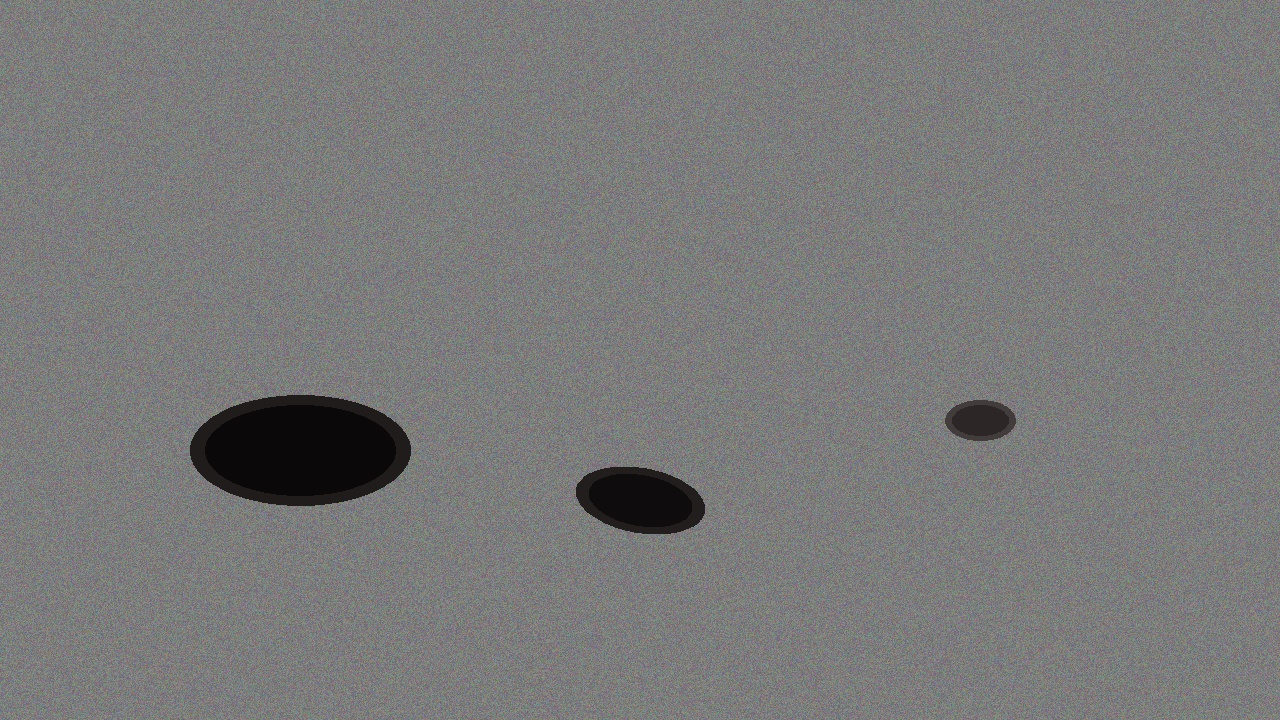
#> input picture data/samples/multi_potholes.jpg, 1280 x 720 px
$ python -i preprocessing.py   (imports and definitions only)
#> lines starting #> are read from the running program, lines starting #| are printed output that depends on the picture
### config.py
"""
Configuration module for Road Pothole Detection and Severity Analysis System.
Contains all configuration constants, paths, and settings.
"""

import os

# ============================================================
# Device Detection
# ============================================================

def _torch_usable():
    """Return True only if torch is installed AND its native libs load.

    The probe runs in a subprocess because a broken torch install can raise
    beyond ImportError/OSError (segfault / access violation), which would
    otherwise crash this interpreter during a plain `import torch`.
    """
    try:
        from importlib import metadata as _metadata
        _metadata.version("torch")
    except Exception:
        return False
    try:
        import subprocess as _sp
        import sys as _sys
        r = _sp.run(
            [_sys.executable, "-c",
             "import torch; "
             "assert hasattr(torch, 'cuda'); "
             "torch.cuda.is_available()"],
            capture_output=True, timeout=120,
        )
        return r.returncode == 0
    except Exception:
        return False


try:
    _TORCH_OK = _torch_usable()
except Exception:
    _TORCH_OK = False

if _TORCH_OK:
    import torch

    DEFAULT_DEVICE = "cuda" if torch.cuda.is_available() else "cpu"
    TORCH_AVAILABLE = True
else:
    TORCH_AVAILABLE = False
    DEFAULT_DEVICE = "cpu"

# ============================================================
# Project Paths
# ============================================================
PROJECT_ROOT = os.path.dirname(os.path.abspath(__file__))

# Data directories
DATA_DIR = os.path.join(PROJECT_ROOT, "data")
MODELS_DIR = os.path.join(DATA_DIR, "models")
SAMPLES_DIR = os.path.join(DATA_DIR, "samples")
UPLOADS_DIR = os.path.join(PROJECT_ROOT, "frontend", "uploads")

# Model paths
YOLO_MODEL_PATH = os.path.join(MODELS_DIR, "best.pt")
MIDAS_MODEL_PATH = os.path.join(MODELS_DIR, "midas")

# Detection backend mode. When True (default), the pipeline falls back to the
# classical image-processing detector (src/classical_detector.py) on machines
# where PyTorch/Ultralytics cannot be installed - for example sandboxed VMs
# where the torch native DLLs cannot initialize. When False, missing torch
# raises ImportError instead.
ALLOW_CLASSICAL_FALLBACK = True

# ============================================================
# Detection Settings
# ============================================================
# YOLO detection thresholds
CONFIDENCE_THRESHOLD = 0.4      # Minimum confidence for detection
IOU_THRESHOLD = 0.45            # NMS threshold
IMAGE_SIZE = 640                # Input image size for YOLO

# Classes to detect (0 = pothole in our trained model)
CLASS_NAMES = {0: "Pothole"}

# ============================================================
# Image Processing Settings
# ============================================================
# Camera calibration parameters (for size estimation)
# These should be calibrated based on your camera setup
CAMERA_HEIGHT_CM = 80           # Height of camera from ground (cm)
FOCAL_LENGTH_PIXELS = 800       # Focal length in pixels
SENSOR_WIDTH_MM = 36            # Sensor width in mm
REFERENCE_OBJECT_SIZE_CM = 30   # Known reference (e.g., road marking width in cm)

# Baseline pixel-to-cm scale used when no reference object is supplied.
# Assumes a 640 px wide image of a pothole captured from ~1-1.5 m away,
# covering roughly 220 cm of ground (~0.35 cm per pixel).
#
# WARNING: This is an ESTIMATE ONLY. Real-world accuracy requires
# calibration with a reference object of known size. Adjust this value
# for your specific camera setup and mounting height.
PIXEL_TO_CM_BASELINE = 0.35

# Preprocessing settings
CLAHE_CLIP_LIMIT = 3.0          # Contrast enhancement clip limit
CLAHE_TILE_GRID_SIZE = (8, 8)   # CLAHE tile grid size
GAUSSIAN_BLUR_KERNEL = (3, 3)   # Gaussian blur kernel size

# ============================================================
# Depth Estimation Settings
# ============================================================
# MiDaS model settings
MIDAS_MODEL_TYPE = "DPT_Hybrid"  # "DPT_Hybrid", "DPT_Large", "DPT_Small"
MIDAS_TARGET_SIZE = (384, 384)   # Input size for MiDaS

# Depth range for normalization (in meters, relative)
MIN_DEPTH = 0.1
MAX_DEPTH = 10.0

# ============================================================
# Severity Classification Thresholds
# ============================================================
# Size thresholds in cm²
SIZE_SMALL_MAX_CM2 = 500        # < 500 cm² → Small
SIZE_MEDIUM_MAX_CM2 = 2000      # 500–2000 cm² → Medium
# > 2000 cm² → Large

# Depth thresholds in cm (estimated)
DEPTH_SHALLOW_MAX_CM = 2.0      # < 2 cm → Shallow
DEPTH_MODERATE_MAX_CM = 5.0     # 2–5 cm → Moderate
# > 5 cm → Deep

# Upper bound used to map normalized relative-depth differences to a
# plausible physical pothole depth in cm. Calibrate against measured
# ground truth for survey-grade accuracy.
DEPTH_MAX_CM_ESTIMATE = 25.0

# Severity priority mapping
SEVERITY_LEVELS = {
    "Critical": {"color": "red", "priority": 1, "response_time_hours": 24},
    "High": {"color": "orange", "priority": 2, "response_time_hours": 168},
    "Medium": {"color": "yellow", "priority": 3, "response_time_hours": 720},
    "Low": {"color": "green", "priority": 4, "response_time_hours": 2160},
}

# Size categories
SIZE_CATEGORIES = {
    "Small": {"min": 0, "max": SIZE_SMALL_MAX_CM2},
    "Medium": {"min": SIZE_SMALL_MAX_CM2, "max": SIZE_MEDIUM_MAX_CM2},
    "Large": {"min": SIZE_MEDIUM_MAX_CM2, "max": float("inf")},
}

# Depth categories
DEPTH_CATEGORIES = {
    "Shallow": {"min": 0, "max": DEPTH_SHALLOW_MAX_CM},
    "Moderate": {"min": DEPTH_SHALLOW_MAX_CM, "max": DEPTH_MODERATE_MAX_CM},
    "Deep": {"min": DEPTH_MODERATE_MAX_CM, "max": float("inf")},
}

# ============================================================
# API Settings
# ============================================================
API_HOST = os.environ.get("HOST", "0.0.0.0")
# Render / Railway / Heroku inject $PORT at runtime; fall back to 5000 locally.
API_PORT = int(os.environ.get("PORT", "5000"))
# Debug must be OFF in production (never expose the Werkzeug debugger).
# Set API_DEBUG=true explicitly for local development only.
API_DEBUG = os.environ.get("API_DEBUG", "false").lower() == "true"

# Maximum upload size (MB)
MAX_CONTENT_LENGTH_MB = 50

# Allowed file extensions
ALLOWED_EXTENSIONS = {"png", "jpg", "jpeg", "gif", "bmp", "tiff"}

# ============================================================
# Web Frontend Settings
# ============================================================
WEB_HOST = "127.0.0.1"
WEB_PORT = 5000

# Mapbox / Leaflet settings
MAP_DEFAULT_LAT = 37.7749    # Default center latitude
MAP_DEFAULT_LNG = -122.4194  # Default center longitude
MAP_DEFAULT_ZOOM = 15

# ============================================================
# Flask Secret Key (for session management)
# ============================================================
SECRET_KEY = os.environ.get("FLASK_SECRET_KEY", "pothole-detection-secret-key-2024")

# ============================================================
# Database Settings (SQLite for development)
# ============================================================
DATABASE_PATH = os.path.join(PROJECT_ROOT, "data", "pothole_reports.db")
SQLALCHEMY_DATABASE_URI = f"sqlite:///{DATABASE_PATH}"
SQLALCHEMY_TRACK_MODIFICATIONS = False

# ============================================================
# Logging Settings
# ============================================================
LOG_LEVEL = "INFO"
LOG_FILE = os.path.join(PROJECT_ROOT, "logs", "app.log")

# ============================================================
# Utility Functions
# ============================================================
def ensure_directories():
    """Create all required directories if they don't exist."""
    for d in [DATA_DIR, MODELS_DIR, SAMPLES_DIR, UPLOADS_DIR, os.path.dirname(LOG_FILE)]:
        os.makedirs(d, exist_ok=True)

# Ensure directories exist on import
ensure_directories()

### src/preprocessing.py
"""
Image Preprocessing Module
============================
Handles image enhancement, normalization, and preparation
for deep learning models.
"""

import cv2
import numpy as np
from typing import Tuple, Optional

import config


def enhance_contrast(image: np.ndarray,
                     clip_limit: float = None,
                     tile_grid_size: Tuple[int, int] = None) -> np.ndarray:
    """
    Enhance image contrast using CLAHE.

    Args:
        image: Input image (BGR format)
        clip_limit: CLAHE clip limit
        tile_grid_size: Tile grid size for CLAHE

    Returns:
        Contrast-enhanced image
    """
    if clip_limit is None:
        clip_limit = config.CLAHE_CLIP_LIMIT
    if tile_grid_size is None:
        tile_grid_size = config.CLAHE_TILE_GRID_SIZE

    lab = cv2.cvtColor(image, cv2.COLOR_BGR2LAB)
    l_channel, a, b = cv2.split(lab)

    clahe = cv2.createCLAHE(clipLimit=clip_limit, tileGridSize=tile_grid_size)
    l_channel = clahe.apply(l_channel)

    limg = cv2.merge((l_channel, a, b))
    enhanced = cv2.cvtColor(limg, cv2.COLOR_LAB2BGR)

    return enhanced


def reduce_noise(image: np.ndarray,
                 blur_kernel: Tuple[int, int] = None,
                 bilateral_iterations: int = 1) -> np.ndarray:
    """Reduce image noise using Gaussian blur and bilateral filtering."""
    if blur_kernel is None:
        blur_kernel = config.GAUSSIAN_BLUR_KERNEL

    denoised = cv2.GaussianBlur(image, blur_kernel, 0)

    for _ in range(bilateral_iterations):
        denoised = cv2.bilateralFilter(denoised, 9, 75, 75)

    return denoised


def normalize_image(image: np.ndarray,
                    mean: Tuple[float, float, float] = (0.485, 0.456, 0.406),
                    std: Tuple[float, float, float] = (0.229, 0.224, 0.225)) -> np.ndarray:
    """
    Normalize image pixel values using ImageNet statistics.

    Args:
        image: Input image (uint8)
        mean: Per-channel mean values
        std: Per-channel standard deviation values

    Returns:
        Normalized image (float32)
    """
    image_rgb = cv2.cvtColor(image, cv2.COLOR_BGR2RGB)
    image_normalized = image_rgb.astype(np.float32) / 255.0

    for i in range(3):
        image_normalized[:, :, i] = (image_normalized[:, :, i] - mean[i]) / std[i]

    return image_normalized


def correct_lighting(image: np.ndarray) -> np.ndarray:
    """Correct non-uniform lighting using background estimation."""
    gray = cv2.cvtColor(image, cv2.COLOR_BGR2GRAY)

    kernel = cv2.getStructuringElement(cv2.MORPH_ELLIPSE, (101, 101))
    bg = cv2.morphologyEx(gray, cv2.MORPH_OPEN, kernel)
    bg = cv2.GaussianBlur(bg, (101, 101), 0)
    bg = np.maximum(bg, 1)

    result = image.copy().astype(np.float32)
    bg_3ch = np.stack([bg, bg, bg], axis=2)
    result = result / bg_3ch * 128.0
    result = np.clip(result, 0, 255).astype(np.uint8)

    return result


def remove_shadow(image: np.ndarray) -> np.ndarray:
    """Reduce shadow effects in the image."""
    hsv = cv2.cvtColor(image, cv2.COLOR_BGR2HSV)
    h, s, v = cv2.split(hsv)
    clahe = cv2.createCLAHE(clipLimit=2.0, tileGridSize=(8, 8))
    v = clahe.apply(v)
    hsv = cv2.merge([h, s, v])
    return cv2.cvtColor(hsv, cv2.COLOR_HSV2BGR)


def preprocess_image(image: np.ndarray,
                     normalize: bool = True,
                     target_size: Tuple[int, int] = None,
                     enhance: bool = True,
                     denoise: bool = True,
                     correct_light: bool = True) -> np.ndarray:
    """
    Full preprocessing pipeline for road images.

    Args:
        image: Input image (BGR format)
        normalize: Whether to normalize pixel values
        target_size: Optional (width, height) to resize to
        enhance: Apply CLAHE contrast enhancement
        denoise: Apply noise reduction
        correct_light: Apply lighting correction

    Returns:
        Preprocessed image
    """
    img = image.copy()

    if correct_light:
        img = correct_lighting(img)

    if enhance:
        img = enhance_contrast(img)

    if denoise:
        img = reduce_noise(img, bilateral_iterations=1)

    img = remove_shadow(img)

    if target_size is not None:
        img = cv2.resize(img, target_size, interpolation=cv2.INTER_AREA)

    if normalize:
        img = normalize_image(img)

    return img


# [27 lines left out: function extract_pothole_region, not called in this run]

>>> import cv2
>>> picture = cv2.imread('../data/samples/multi_potholes.jpg')
#> picture is the input picture: shape (720, 1280, 3); mean B, G, R 121.2, 121.2, 121.3
>>> result = preprocess_image(picture)
#> in correct_lighting, `result = np.clip(result, 0, 255).astype(np.uint8)`:
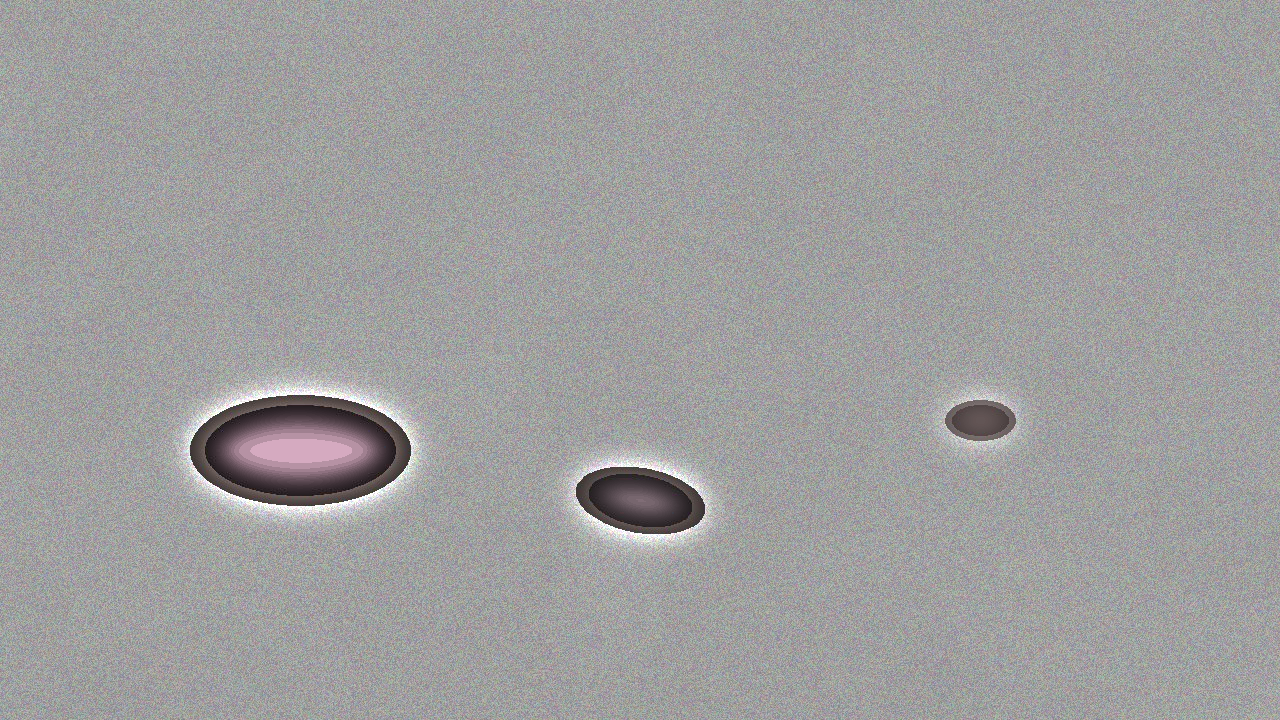
#> result: shape (720, 1280, 3); mean B, G, R 158.5, 158.3, 158.8
#> in remove_shadow, `h, s, v = cv2.split(hsv)`:
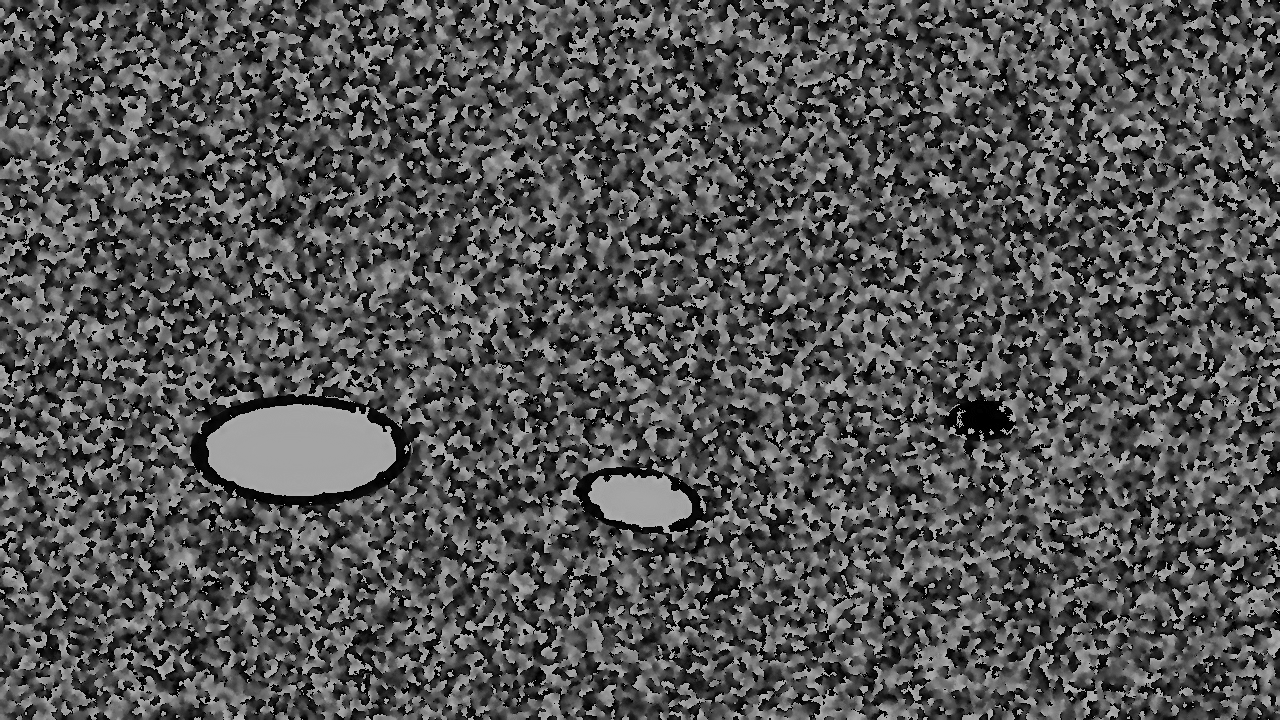
#> h: shape (720, 1280); min 0, max 178, mean 83.5
#> in remove_shadow, `h, s, v = cv2.split(hsv)`:
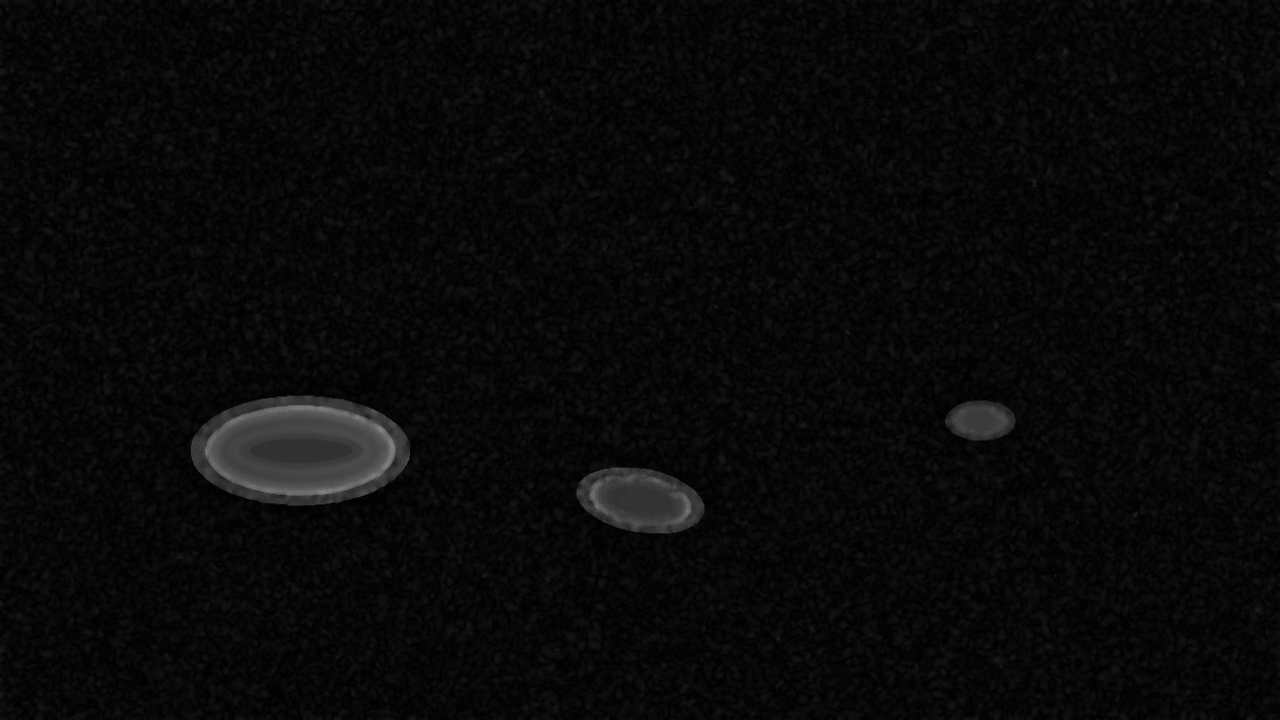
#> s: shape (720, 1280); min 0, max 137, mean 8.9
#> after the loop in normalize_image, `for i in range(3):`:
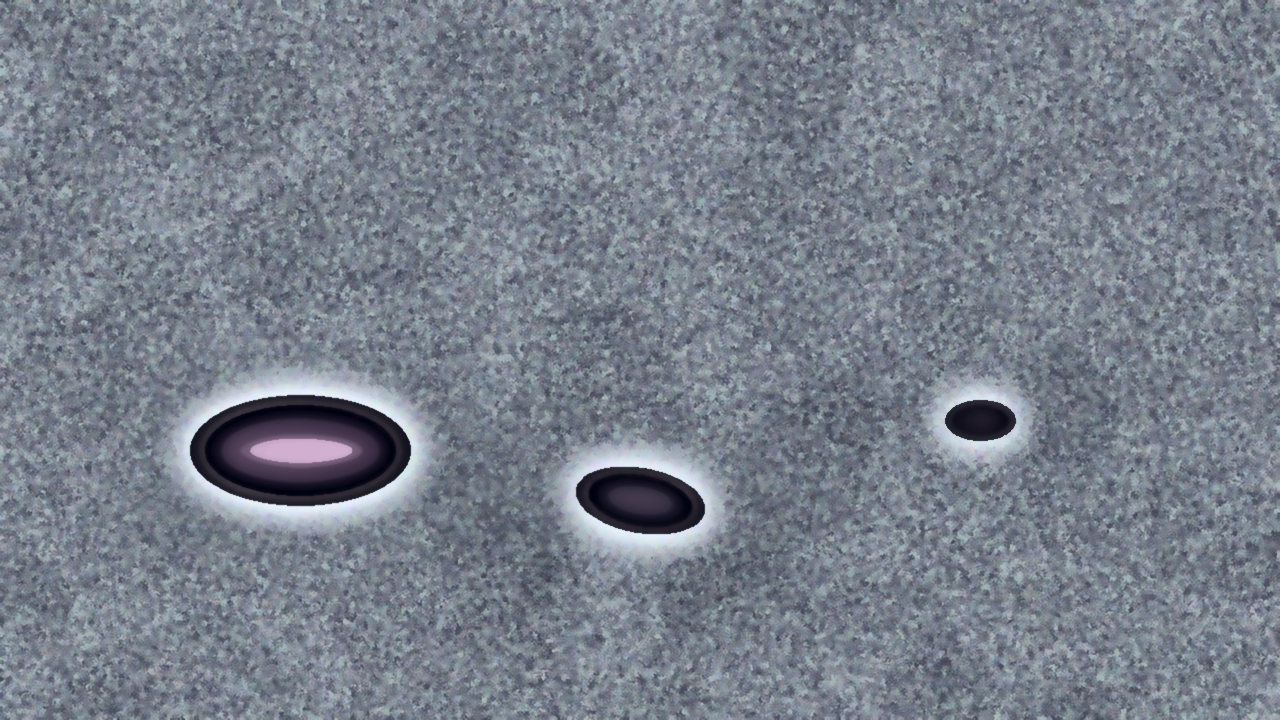
#> image_normalized: shape (720, 1280, 3) float32; mean R, G, B 0.179, 0.31, 0.529; drawn with min black and max white

$ run again, on data/samples/test_road.jpg
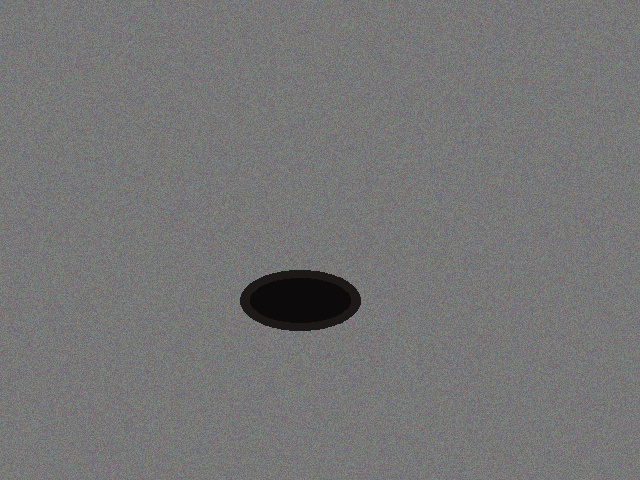
#> input picture data/samples/test_road.jpg, 640 x 480 px
#> picture is the input picture: shape (480, 640, 3); mean B, G, R 117.5, 117.6, 117.6
#> lab: shape (480, 640, 3); mean of channels 0, 1, 2 161.7, 128.1, 128.1
#> limg: shape (480, 640, 3); mean of channels 0, 1, 2 148.8, 128.1, 128.1
#> in remove_shadow, `h, s, v = cv2.split(hsv)`:
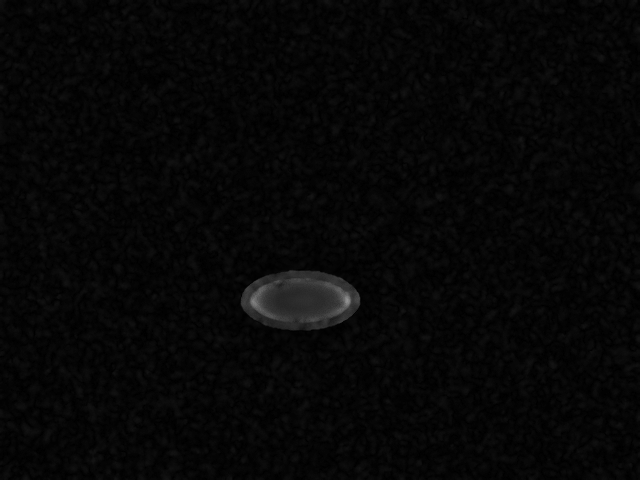
#> s: shape (480, 640); min 0, max 146, mean 6.6
#> after the loop in normalize_image, `for i in range(3):`:
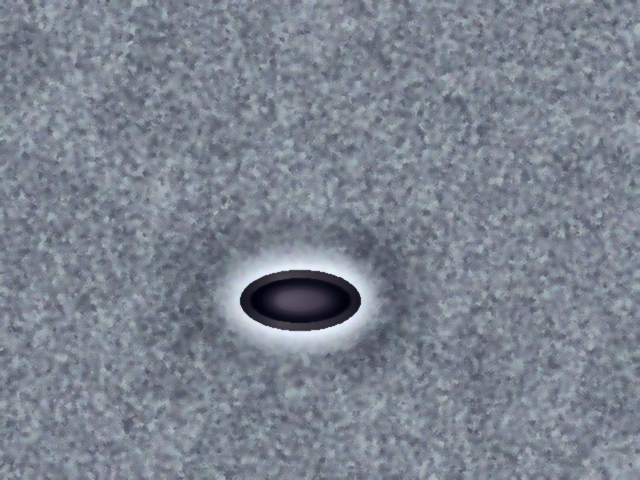
#> image_normalized: shape (480, 640, 3) float32; mean R, G, B 0.254, 0.39, 0.606; drawn with min black and max white
